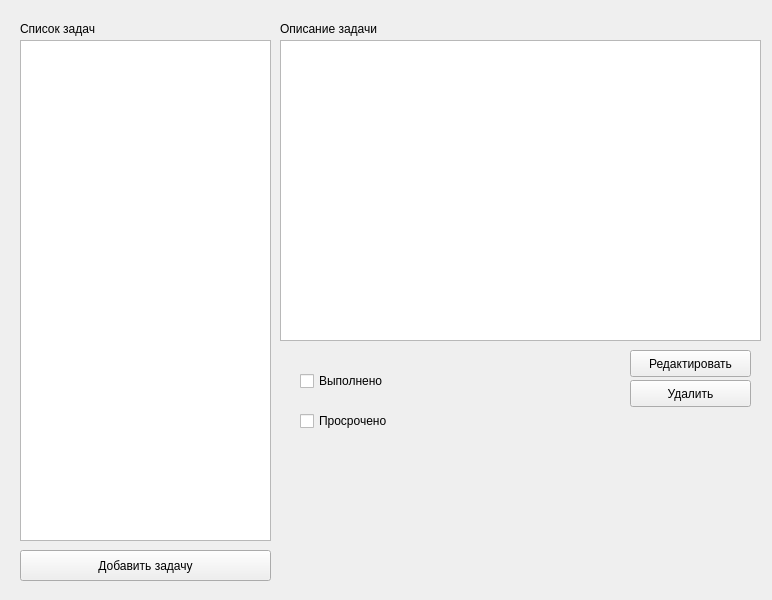
<?xml version="1.0" encoding="UTF-8"?>
<ui version="4.0">
 <class>MainWindow</class>
 <widget class="QMainWindow" name="MainWindow">
  <property name="geometry">
   <rect>
    <x>0</x>
    <y>0</y>
    <width>772</width>
    <height>600</height>
   </rect>
  </property>
  <property name="windowTitle">
   <string>MainWindow</string>
  </property>
  <widget class="QWidget" name="centralwidget">
   <widget class="QLabel" name="label">
    <property name="geometry">
     <rect>
      <x>20</x>
      <y>20</y>
      <width>241</width>
      <height>17</height>
     </rect>
    </property>
    <property name="text">
     <string>Список задач</string>
    </property>
   </widget>
   <widget class="QLabel" name="label_2">
    <property name="geometry">
     <rect>
      <x>280</x>
      <y>20</y>
      <width>171</width>
      <height>17</height>
     </rect>
    </property>
    <property name="text">
     <string>Описание задачи</string>
    </property>
    <property name="buddy">
     <cstring>textAbout</cstring>
    </property>
   </widget>
   <widget class="QTextEdit" name="textAbout">
    <property name="geometry">
     <rect>
      <x>280</x>
      <y>40</y>
      <width>481</width>
      <height>301</height>
     </rect>
    </property>
    <property name="readOnly">
     <bool>true</bool>
    </property>
   </widget>
   <widget class="QCheckBox" name="checkCompl">
    <property name="geometry">
     <rect>
      <x>300</x>
      <y>370</y>
      <width>111</width>
      <height>22</height>
     </rect>
    </property>
    <property name="text">
     <string>Выполнено</string>
    </property>
   </widget>
   <widget class="QCheckBox" name="checkDue">
    <property name="geometry">
     <rect>
      <x>300</x>
      <y>410</y>
      <width>111</width>
      <height>22</height>
     </rect>
    </property>
    <property name="text">
     <string>Просрочено</string>
    </property>
    <property name="tristate">
     <bool>false</bool>
    </property>
   </widget>
   <widget class="QPushButton" name="butAdd">
    <property name="geometry">
     <rect>
      <x>20</x>
      <y>550</y>
      <width>251</width>
      <height>31</height>
     </rect>
    </property>
    <property name="text">
     <string>Добавить задачу</string>
    </property>
   </widget>
   <widget class="QPushButton" name="butChange">
    <property name="geometry">
     <rect>
      <x>630</x>
      <y>350</y>
      <width>121</width>
      <height>27</height>
     </rect>
    </property>
    <property name="text">
     <string>Редактировать</string>
    </property>
   </widget>
   <widget class="QPushButton" name="butDel">
    <property name="geometry">
     <rect>
      <x>630</x>
      <y>380</y>
      <width>121</width>
      <height>27</height>
     </rect>
    </property>
    <property name="text">
     <string>Удалить</string>
    </property>
   </widget>
   <widget class="QListWidget" name="listTask">
    <property name="geometry">
     <rect>
      <x>20</x>
      <y>40</y>
      <width>251</width>
      <height>501</height>
     </rect>
    </property>
   </widget>
  </widget>
 </widget>
 <resources/>
 <connections/>
</ui>
